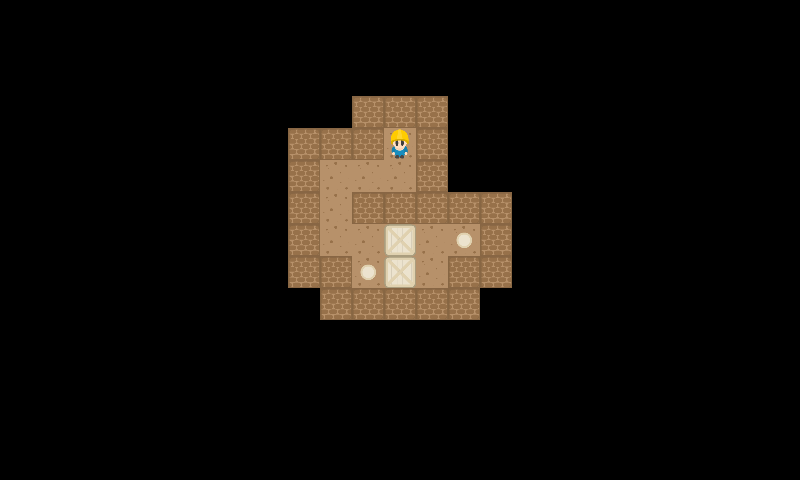

Tiled map render using the project's own tile images. Description and the map definition, with tile-layer contents summarised, below:
An orthogonal 25x15 tile map with 32x32 px tiles, 2 tile layers (StaticMap, Objetos).

<map version="1.4" tiledversion="1.4.3" orientation="orthogonal" renderorder="right-down" width="25" height="15" tilewidth="32" tileheight="32" infinite="0" nextlayerid="3" nextobjectid="1">
 <tileset firstgid="1" name="Tileset" tilewidth="32" tileheight="32" tilecount="36" columns="6">
  <image source="Tileset.png" width="192" height="192" />
  <tile id="0">
   <properties>
    <property name="tipo" value="pared" />
   </properties>
  </tile>
  <tile id="6">
   <properties>
    <property name="tipo" value="pared" />
   </properties>
  </tile>
  <tile id="8">
   <properties>
    <property name="color" value="purple" />
    <property name="tipo" value="endPoint" />
   </properties>
  </tile>
  <tile id="9">
   <properties>
    <property name="color" value="gray" />
    <property name="tipo" value="endPoint" />
   </properties>
  </tile>
  <tile id="10">
   <properties>
    <property name="color" value="brown" />
    <property name="tipo" value="endPoint" />
   </properties>
  </tile>
  <tile id="11">
   <properties>
    <property name="color" value="blue" />
    <property name="tipo" value="endPoint" />
   </properties>
  </tile>
  <tile id="12">
   <properties>
    <property name="tipo" value="pared" />
   </properties>
  </tile>
  <tile id="14">
   <properties>
    <property name="color" value="black" />
    <property name="tipo" value="endPoint" />
   </properties>
  </tile>
  <tile id="15">
   <properties>
    <property name="color" value="purple" />
    <property name="tipo" value="caja" />
   </properties>
  </tile>
  <tile id="16">
   <properties>
    <property name="color" value="gray" />
    <property name="tipo" value="caja" />
   </properties>
  </tile>
  <tile id="17">
   <properties>
    <property name="color" value="brown" />
    <property name="tipo" value="caja" />
   </properties>
  </tile>
  <tile id="18">
   <properties>
    <property name="tipo" value="pared" />
   </properties>
  </tile>
  <tile id="20">
   <properties>
    <property name="color" value="beige" />
    <property name="tipo" value="endPoint" />
   </properties>
  </tile>
  <tile id="21">
   <properties>
    <property name="color" value="blue" />
    <property name="tipo" value="caja" />
   </properties>
  </tile>
  <tile id="22">
   <properties>
    <property name="tipo" value="startPoint" />
   </properties>
  </tile>
  <tile id="24">
   <properties>
    <property name="tipo" value="pared" />
   </properties>
  </tile>
  <tile id="25">
   <properties>
    <property name="color" value="yellow" />
    <property name="tipo" value="endPoint" />
   </properties>
  </tile>
  <tile id="26">
   <properties>
    <property name="color" value="yellow" />
    <property name="tipo" value="caja" />
   </properties>
  </tile>
  <tile id="27">
   <properties>
    <property name="color" value="black" />
    <property name="tipo" value="caja" />
   </properties>
  </tile>
  <tile id="30">
   <properties>
    <property name="tipo" value="pared" />
   </properties>
  </tile>
  <tile id="31">
   <properties>
    <property name="color" value="red" />
    <property name="tipo" value="endPoint" />
   </properties>
  </tile>
  <tile id="32">
   <properties>
    <property name="color" value="red" />
    <property name="tipo" value="caja" />
   </properties>
  </tile>
  <tile id="33">
   <properties>
    <property name="color" value="beige" />
    <property name="tipo" value="caja" />
   </properties>
  </tile>
  <tile id="34">
   <properties>
    <property name="box" value="beige" />
   </properties>
  </tile>
 </tileset>
 <layer id="1" name="StaticMap" width="25" height="15">
  <data>[375 cells, 39 non-empty, 2 distinct tile ids]</data>
 </layer>
 <layer id="2" name="Objetos" width="25" height="15">
  <data>[375 cells, 6 non-empty, 4 distinct tile ids]</data>
 </layer>
</map>
